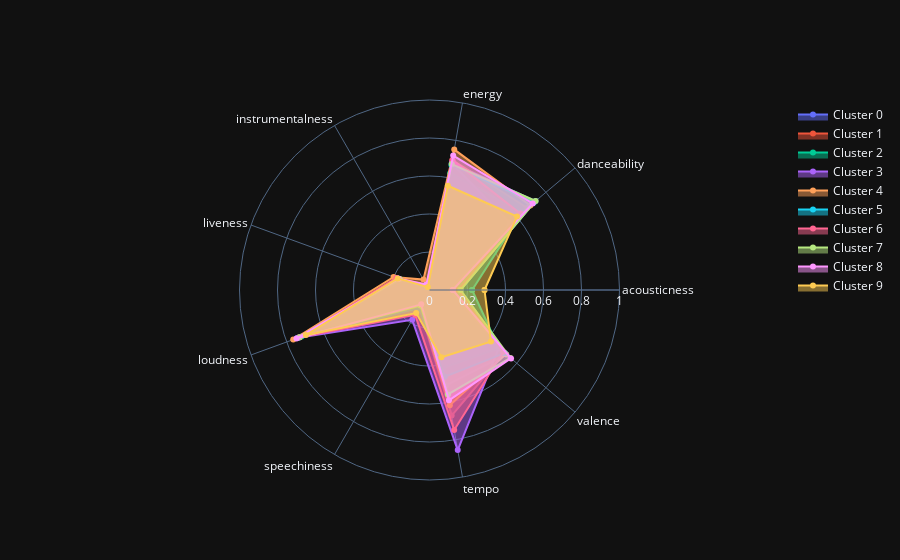

This figure's notebook cell:
### Markdown cell above
The code below produces a radar chart via Plotly to illustrate dataset clusters. It computes the mean feature values for each cluster and displays them on the radar chart. Each cluster is depicted by a shaded region on the radar chart, with distinct colors denoting different clusters. 

The radial axis indicates the **feature value range**, while the angular axis represents **various features**.

### Code cell
fig = go.Figure()

angles = list(scaled_df[['acousticness','danceability','energy','instrumentalness','liveness','loudness','speechiness','tempo','valence']].columns)
angles.append(angles[0])

layoutdict = dict(
            radialaxis=dict(
            visible=True,
            range=[0, 1]
            ))

for i in range(n_clusters):
    subset = scaled_df[scaled_df['Cluster'] == i]
    data = [np.mean(subset[col]) for col in subset[['acousticness','danceability','energy','instrumentalness','liveness','loudness','speechiness','tempo','valence']].columns]
    data.append(data[0])
    fig.add_trace(go.Scatterpolar(
        r=data,
        theta=angles,
        fill='toself',
        name="Cluster " + str(i)))
    
fig.update_layout(
        polar=layoutdict,
        showlegend=True,template='plotly_dark'
        )
fig.show()

### Figure 1 — Plotly figure (JSON) as saved in the notebook; plotly's stock layout.template omitted (floating-point values rounded to 4 significant figures)
{"data": [{"fill": "toself", "name": "Cluster 0", "r": [0.1597, 0.728, 0.6795, 0.009966, 0.1666, 0.7403, 0.08777, 0.5093, 0.5281, 0.1597], "theta": ["acousticness", "danceability", "energy", "instrumentalness", "liveness", "loudness", "speechiness", "tempo", "valence", "acousticness"], "type": "scatterpolar"}, {"fill": "toself", "name": "Cluster 1", "r": [0.1383, 0.6713, 0.6946, 0.03009, 0.1827, 0.7321, 0.1054, 0.6713, 0.5156, 0.1383], "theta": ["acousticness", "danceability", "energy", "instrumentalness", "liveness", "loudness", "speechiness", "tempo", "valence", "acousticness"], "type": "scatterpolar"}, {"fill": "toself", "name": "Cluster 2", "r": [0.2244, 0.6338, 0.6245, 0.005683, 0.1719, 0.7158, 0.1279, 0.4159, 0.4767, 0.2244], "theta": ["acousticness", "danceability", "energy", "instrumentalness", "liveness", "loudness", "speechiness", "tempo", "valence", "acousticness"], "type": "scatterpolar"}, {"fill": "toself", "name": "Cluster 3", "r": [0.1586, 0.5511, 0.6771, 0.008648, 0.1777, 0.7361, 0.1815, 0.8557, 0.4763, 0.1586], "theta": ["acousticness", "danceability", "energy", "instrumentalness", "liveness", "loudness", "speechiness", "tempo", "valence", "acousticness"], "type": "scatterpolar"}, {"fill": "toself", "name": "Cluster 4", "r": [0.1047, 0.6928, 0.7505, 0.06345, 0.2012, 0.7633, 0.1013, 0.6158, 0.5253, 0.1047], "theta": ["acousticness", "danceability", "energy", "instrumentalness", "liveness", "loudness", "speechiness", "tempo", "valence", "acousticness"], "type": "scatterpolar"}, {"fill": "toself", "name": "Cluster 5", "r": [0.1633, 0.717, 0.6677, 0.01144, 0.1747, 0.7301, 0.111, 0.4638, 0.5168, 0.1633], "theta": ["acousticness", "danceability", "energy", "instrumentalness", "liveness", "loudness", "speechiness", "tempo", "valence", "acousticness"], "type": "scatterpolar"}, {"fill": "toself", "name": "Cluster 6", "r": [0.1513, 0.6254, 0.6939, 0.02676, 0.185, 0.7275, 0.1512, 0.7484, 0.5069, 0.1513], "theta": ["acousticness", "danceability", "energy", "instrumentalness", "liveness", "loudness", "speechiness", "tempo", "valence", "acousticness"], "type": "scatterpolar"}, {"fill": "toself", "name": "Cluster 7", "r": [0.1635, 0.729, 0.6731, 0.0231, 0.1674, 0.7271, 0.0943, 0.5583, 0.5558, 0.1635], "theta": ["acousticness", "danceability", "energy", "instrumentalness", "liveness", "loudness", "speechiness", "tempo", "valence", "acousticness"], "type": "scatterpolar"}, {"fill": "toself", "name": "Cluster 8", "r": [0.1223, 0.7093, 0.7182, 0.03294, 0.1733, 0.7451, 0.08719, 0.5897, 0.5601, 0.1223], "theta": ["acousticness", "danceability", "energy", "instrumentalness", "liveness", "loudness", "speechiness", "tempo", "valence", "acousticness"], "type": "scatterpolar"}, {"fill": "toself", "name": "Cluster 9", "r": [0.2895, 0.6013, 0.5571, 0.01756, 0.1785, 0.6923, 0.1401, 0.3591, 0.4224, 0.2895], "theta": ["acousticness", "danceability", "energy", "instrumentalness", "liveness", "loudness", "speechiness", "tempo", "valence", "acousticness"], "type": "scatterpolar"}], "layout": {"polar": {"radialaxis": {"range": [0, 1], "visible": true}}, "showlegend": true}}
